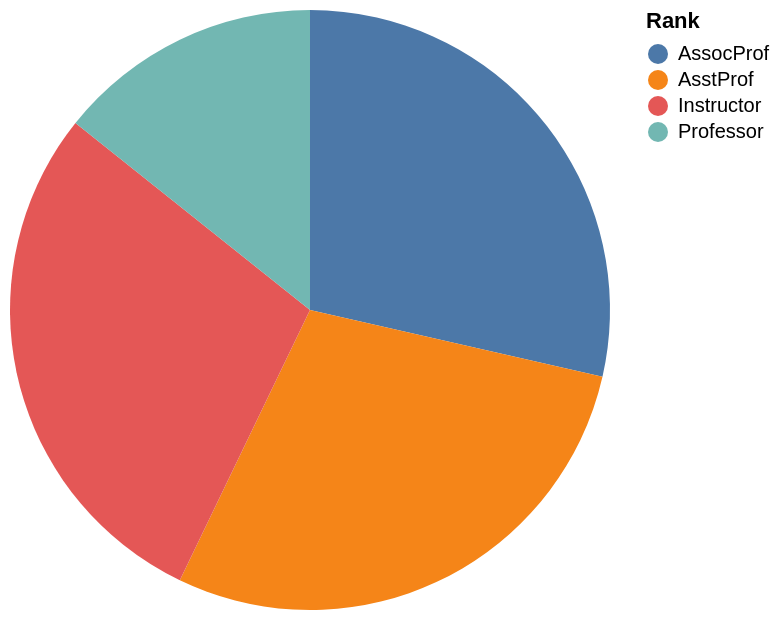

Describe this chart as a Vega-Lite specification.
### Vega-Lite specification from a JSON file in a GitHub repository (floating-point values rounded to 4 significant figures)
{"data": {"values": [{"x_data": "AssocProf", "y_data": 2}, {"x_data": "AsstProf", "y_data": 2}, {"x_data": "Instructor", "y_data": 2}, {"x_data": "Professor", "y_data": 1}]}, "mark": "arc", "encoding": {"theta": {"field": "y_data", "type": "quantitative", "title": "COUNT(Rank)"}, "color": {"field": "x_data", "type": "nominal", "title": "Rank"}}}
